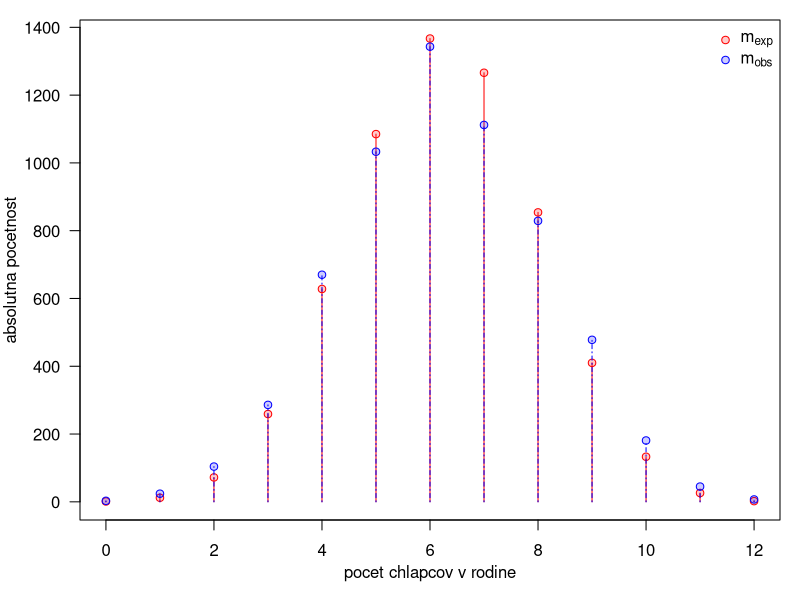
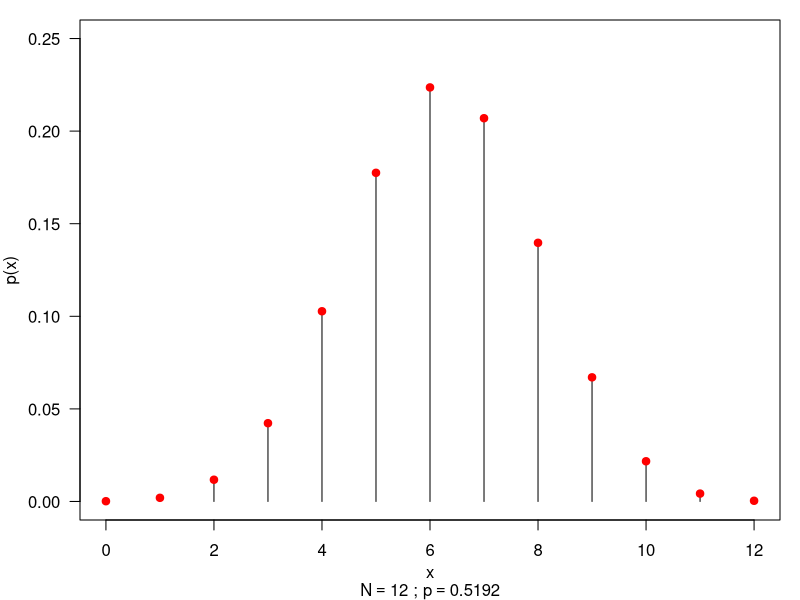
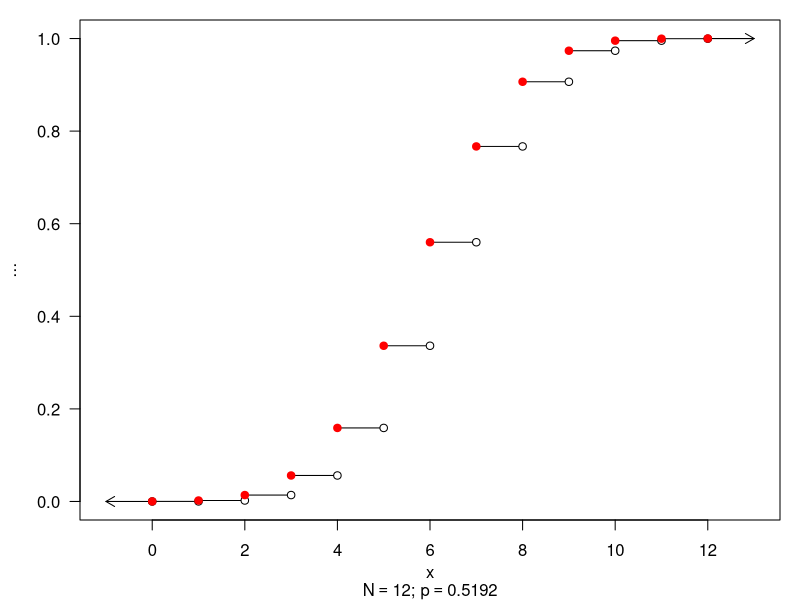
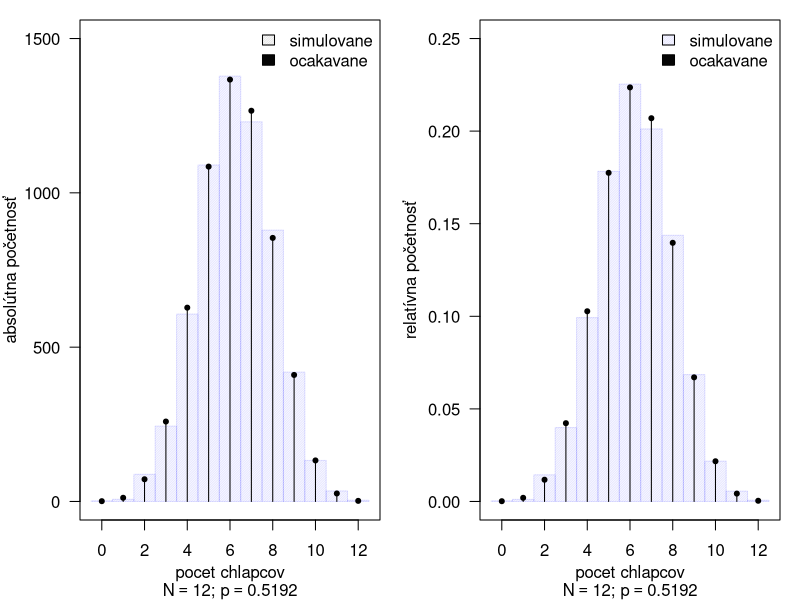

Source code (R) for these figures, in order:
# Príklad 1.1: Výpočet očakávaných početností za predpokladu binomického modelu
## V rámci štúdie pomeru pohlaví u ľudí z roku 1889 bolo na základe záznamov z nemocníc v Sasku 
## zaznamenané rozdelenie počtu chlapcov v dvanásťdetných rodinách. Medzi M = 6115 rodinami s N = 12 deťmi bola pozorovaná početnosť chlapcov.
## Údaje zo štúdie sú uvedené v nasledujúcej tabuľke:
## Tabuľka 1.1: Početnosť chlapcov v rodinách s 12 deťmi
## 0	1	2	3	4	5	6	7	8	9	10	11	12	
## 3	24	104	286	670	1033	1343	1112	829	478	181	45	7	6115

N <- 12 # hodnota parametra N
n <- 0:12 # postupnost 0, 1, ..., N
m_obs <- c(3, 24, 104, 286,	670, 1033,	1343,	1112,	829,	478,	181,	45,	7)  # postupnost m_obs, t.j. 3, 24, ..., 7
M <- sum(m_obs) # pocet vsetkych rodin M (sucet vsetkych cisel v m_obs)
p <- sum(n*m_obs) / (N*M) # odhad parametra p podla vzorca

m_exp_rel <-dbinom(n,N,p) # ocakavanie relativne pocetnosti
m_exp <- round(m_exp_rel*M) # relatívna početnost * pocet rodín, ale zaokruhlit

## Porovnanie empirickych a ocakavanych pocetnosti
M # sucet empirickych pocetnosti
sum(m_exp) # sucet ocakavanych pocetnosti

##Zaokruhlenie podielu, lebo sucet ocakavanych sa od celkoveho poctu empirickych líši o 1
p <- round(sum(n*m_obs) / (N*M),4) 
## a znova porovnanie
m_exp_rel <-dbinom(n,N,p) # ocakavane relativne pocetnosti
m_exp <- round(m_exp_rel*M) # relatívna početnost * pocet rodín, ale zaokruhlit

M # sucet empirickych pocetnosti
sum(m_exp) # sucet ocakavanych pocetnosti

# Priklad 1.2: Overdispersion a underdispersion v binomickom modeli
## zobrazit do jedneho grafu ocakavane aj empiricke pocetnosti

par(mar = c(4, 4, 1, 1),mfrow = c(1, 1)) # nastavenie okraja grafu (vid napoveda funkcie par())
plot(n, m_exp, type = 'h', col = 'red', xlab = ' ', ylab = 'absolutna pocetnost', las = 1) 
# graf s vertikalnymi cervenymi ciarami ocakavanych absolutnych pocetnosti m_exp
points(n, m_exp, pch = 21, col = 'red' , bg = rgb(1, 0, 0, 0.2)) # pch = 21 .. vyplnený krúžok
# cervene body absolutnych ocakavanych pocetnosti m_exp
lines(n, m_obs, col = 'blue', type = 'h', lty = 4) 
# modre vertikalne ciary pozorovanych absolutnych pocetnosti m_obs
points(n, m_obs, pch = 21, bg = rgb(0, 0, 1, 0.2), col = 'blue') 
# modre body pozorovanych absolutnych pocetnosti m_obs 
mtext('pocet chlapcov v rodine', side = 1, line = 2.1) # doplnenie popisku osy x pod graf
legend('topright', pch = c(21, 21), col = c('red', 'blue'), pt.bg = c(rgb(1,0,0,0.2), rgb(0,0,1,0.2)),
       legend = c(expression(m[exp]), expression(m[obs])), bty = 'n') # legenda

## pozorovane m_observed su vyssie na okrajoch, teda variabilita pozorovanych je vyssia ==> overdispersion
## Vypocet variability:
obs <- rep(n, m_obs) # vektor pozorovanych dat: 0, 0, 0, 1, ..., 1, ..., 12, ..., 12
exp <- rep(n, m_exp) # vektor ocakavanych dat: 0, 0, 0, 1, ..., 1, ..., 12, ..., 12
var_obs <- var(obs) # odhad rozptylu na zaklade pozorovanych dat
var_exp <- var(exp) # odhad rozptylu na zaklade ocakavanych dat
(tab <- data.frame(var_obs, var_exp)) # tabulka vysledkov

# Príklad 1.3 Graf pravdepodobnostnej a distribučnej funkcie binomického modelu
N <- 12 # hodnota parametra N
x <- 0:N # postupnost 0, 1, ..., N
p <- 0.5192 # zaokrouhleny odhad p
px <- dbinom(x,N,p) # pravdepodobnostna funkcia Bin(N, p) v hodnotach 0, 1, ..., N
Fx <- pbinom(x,N, p) # distribucna funkcia Bin(N, p) v hodnotach 0, 1, ..., N

## Graf pravdepodobnostnej funkcie p(x):
par(mar = c(4,4,1,1)) # nastavenie okrajov grafu (4, 4, 1, 1)
plot(x, px, type = 'h', ylim = c(0, 0.25), ylab = 'p(x)', xlab = '', las = 1) 
# graf pravdepodobnostnej funkcie (cierne vertikalne ciary)
points(x, px, col = 'red', pch = 19) # cervene body
mtext('x', side = 1, line =  2.1) # popis osy x
mtext(bquote(paste(N == .(N), ' ; ', p == .(p))), side = 1, line = 3.2) 
# druhy popis osy x: N = .., p = ...

## Graf distribučnej funkcie F(x):
plot(x, Fx, type = 'n', xlim = c(-1, N + 1), ylim = c(0, 1), xlab = ' ', ylab = '...', las = 1) 
# priprava prazdneho grafu
segments(x, Fx, x + 1, Fx) # vodorovne cierne cary
arrows(0, 0, -1, 0, length = 0.1) # dolna sipka
arrows(x[13], Fx[13], x[13]+1, Fx[13], length = 0.1) # horna sipka
points(x, c(0, Fx[1:N]), pch = 21, col = 'black', bg = 'white') # prazdne body
points(x, Fx, col = 'red', pch = 19) # plne cervene body
mtext('x', side = 1, line = 2.1) # popis osy x
mtext(bquote(paste(N == .(N), '; ', p == .(p))), side = 1, line = 3.2) # druhy popis osy x: N = ..., p = ...

# Príklad 1.4 Výpočet pravdepodobností na základe binomického modelu
## Za predpokladu, že náhodná veličina, ktorá udáva počet chlapcov v rodine s dvanástimi deťmi, pochádza z binomického rozdelenia s parametrami a 
## vypočítajte pravdepodobnosť, že v rodine s dvanástimi deťmi bude:

## a) práve deväť chlapcov,

N <- 12 # hodnota parametra N
p <- 0.5192 # zaokrouhleny odhad p

dbinom(9, N, p) # vypocet pravdepodobnosti - práve 9 chlapcov

## b) najviac štyria chlapci:
  
pbinom(4, N, p) # vypocet pravdepodobnosti - najviac 4 chlapci - 1. sposob
sum(dbinom(c(0:4), N, p)) # vypocet pravdepodobnosti - 2. sposob

## c) aspoň osem chlapcov:
  
1 - pbinom(7, N, p) # vypocet pravdepodobnosti - aspoň 8 chlapcov - 1. sposob
sum(dbinom(c(8:12), N, p)) # vypocet pravdepodobnosti - 2. sposob

## d) štyria, päť, šesť alebo sedem chlapcov:
  
sum(dbinom(c(4:7), N, p)) # vypocet pravdepodobnosti - 4, 5, 6 alebo 7 chlapci - 1. spososb
pbinom(7, N, p) - pbinom(3, N, p) # vypocet pravdepodobnosti - 2. sposob

# Príklad 1.5: Stredná hodnota a rozptyl náhodnej veličiny z binomického modelu
## Za predpokladu, že náhodná veličina X, ktorá udáva počet chlapcov v rodine s dvanástimi deťmi, 
## pochádza z binomického rozdelenia s parametrami N = 12 a p = 0.5192, 
## vypočítajte strednú hodnotu E[X] a rozptyl Var[X] tejto náhodnej veličiny X. 
## Strednú hodnotu a rozptyl porovnajte s ich odhadmi vypočítanými:
## a) na základe očakávaných dát,
## b) na základe pozorovaných dát

N <- 12 # hodnota parametra N
p <- 0.5192 # zaokruhleny odhad p
E_X <- N * p # vypocet strednej hodnoty E[X] rozdelenia Bin(N, p)
Var_X <- N * p * (1 - p) # vypocet rozptylu Var[X] rozdelenia Bin(N, p)

exp <- rep(n, m_exp) # vektor ocakavanych dat: 0, 0, 0, 1, ..., 1, ..., 12, ..., 12
E_exp <- mean(exp) # odhad strednej hodnoty na zaklade ocakavanych dat
Var_exp <- var(exp) # odhad rozptylu na zaklade ocakavanych dat

obs <- rep(n, m_obs) # vektor pozorovanych dat: 0, 0, 0, 1, ..., 1, ..., 12, ..., 12
E_obs <- mean(obs)  # odhad strednej hodnoty na zaklade pozorovanych dat
Var_obs <- var(obs) # odhad rozptylu na zaklade pozorovanych dat

tab <- data.frame(E_X, Var_X, E_exp, Var_exp, E_obs, Var_obs) # tabulka vysledkov
tab

# Príklad 1.6: Simulačná štúdia pre binomický model
## Sekciu o binomickom rozdelení zakončíme simulačnou štúdiou, ktorá modeluje správanie očakávaných 
## početností náhodnej veličiny X, ktorá predstavuje počet chlapcov v rodinách s dvanástimi deťmi,
## za predpokladu, že X pochádza z binomického rozdelenia s parametrami N = 12 a p = 0.5192.
# Vygenerujte pseudonáhodné čísla X (početnosti úspechov) opakované M-krát (M = 6115)
## z binomického rozdelenia s parametrami N = 12 a p = 0.5192. 
## Vytvorte histogram vygenerovaných pseudonáhodných čísel a porovnajte ho 
## s hodnotami očakávaných (teoretických) početností za predpokladu, že X ~ Bin(N, p).

M <- 6115 # pocet vsetkych rodin M
N <- 12 # hodnota parametra N
n <- 0:12 # postupnost 0, 1, ..., N
p <- 0.5192 # zaokruhleny odhad p
X <- rbinom(M, N, p) # vygenerovanie nahodneho vyberu o dlzke M z rozdelenia Bin(N, p)
p_exp <- dbinom(n, N, p) # pravdepodobnostna funkcia Bin(N, p) v hodnotach 0, 1, ..., N
m_exp <- round(p_exp * M) # vektor ocakavanych absolutnych pocetnosti

par(mar = c(4,4,1,1), mfrow = c(1, 2)) # nastavenie okrajov 4, 4, 1, 1; volba: mfrow = c(1, 2) = 2 obrázky vedľa seba
hist(X, prob = F, breaks = seq(-0.5, 12.5, by = 1), density = 60, col = rgb(0, 0, 1, 0.1), 
     ylim = c(0, 1500), xlab = '', ylab = 'absolútna početnosť', main ='', las = 1) 
# histogram nahodneho vyberu X (v absolutnych pocetnostiach)
box(bty = 'o') # ramik okolo grafu

lines(n, m_exp, type = 'h') # vertikalne ciary ocakavanych absolutnych pocetnosti m_exp
points(n, m_exp, pch = 20) # body ocakavanych absolutnych pocetnosti m_exp
mtext('pocet chlapcov', side = 1, line = 2.1) # popis osy x
mtext(bquote(paste(N == .(N), '; ', p == .(p))), side = 1, line = 3.2) # druhy popis osy x: N = ..., p = ...
legend('topright', fill = c(rgb(0,0,0,0.1),'black'), density = c(60, 200),
       legend = c('simulovane', 'ocakavane'), bty = 'n') # legenda

hist(X, prob = T, breaks = seq(-0.5, 12.5, by = 1), density = 60, col = rgb(0,0,1, 0.1), ylim = c(0, 0.25), xlab = '', 
     ylab = 'relatívna početnosť', main = '', las = 1) 
# histogram nahodneho vyberu X (v relativnych pocetnostiach)
box(bty = 'o') # ramik okolo grafu
lines(n, p_exp, type = 'h') # vertikalne ciary ocakavanych relativnych pocetnosti p_exp
points(n, p_exp, pch=20) # body ocakavanych relativnych pocetnosti p_exp
mtext('pocet chlapcov', side = 1, line = 2.1) # popis osy x
mtext(bquote(paste(N == .(N), '; ', p == .(p))), side = 1, line = 3.2) # druhy popis osy x: N = ..., p = ..
legend('topright', fill = c(rgb(0,0,1, 0.1), 'black'), density = c(60, 200), legend = c('simulovane', 'ocakavane') , bty = 'n') 
# legenda
